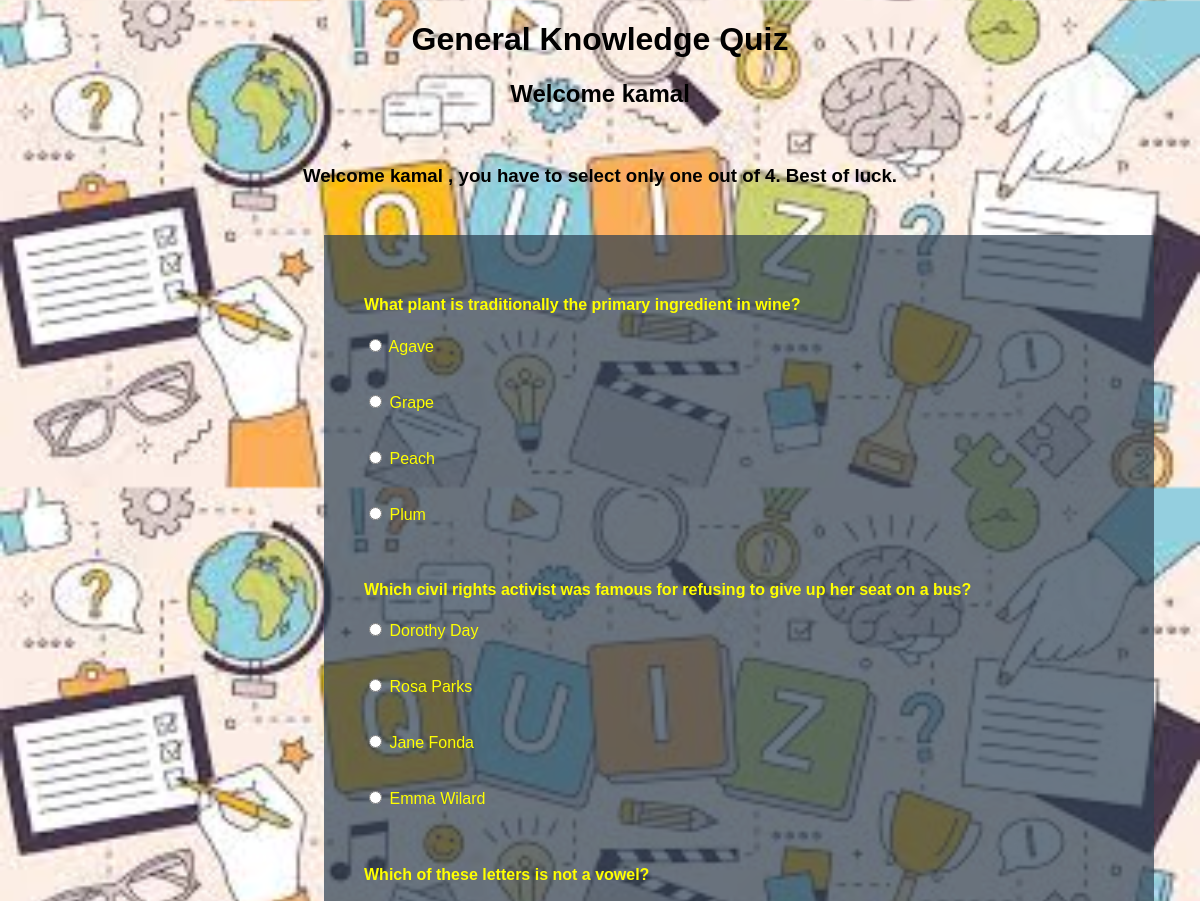
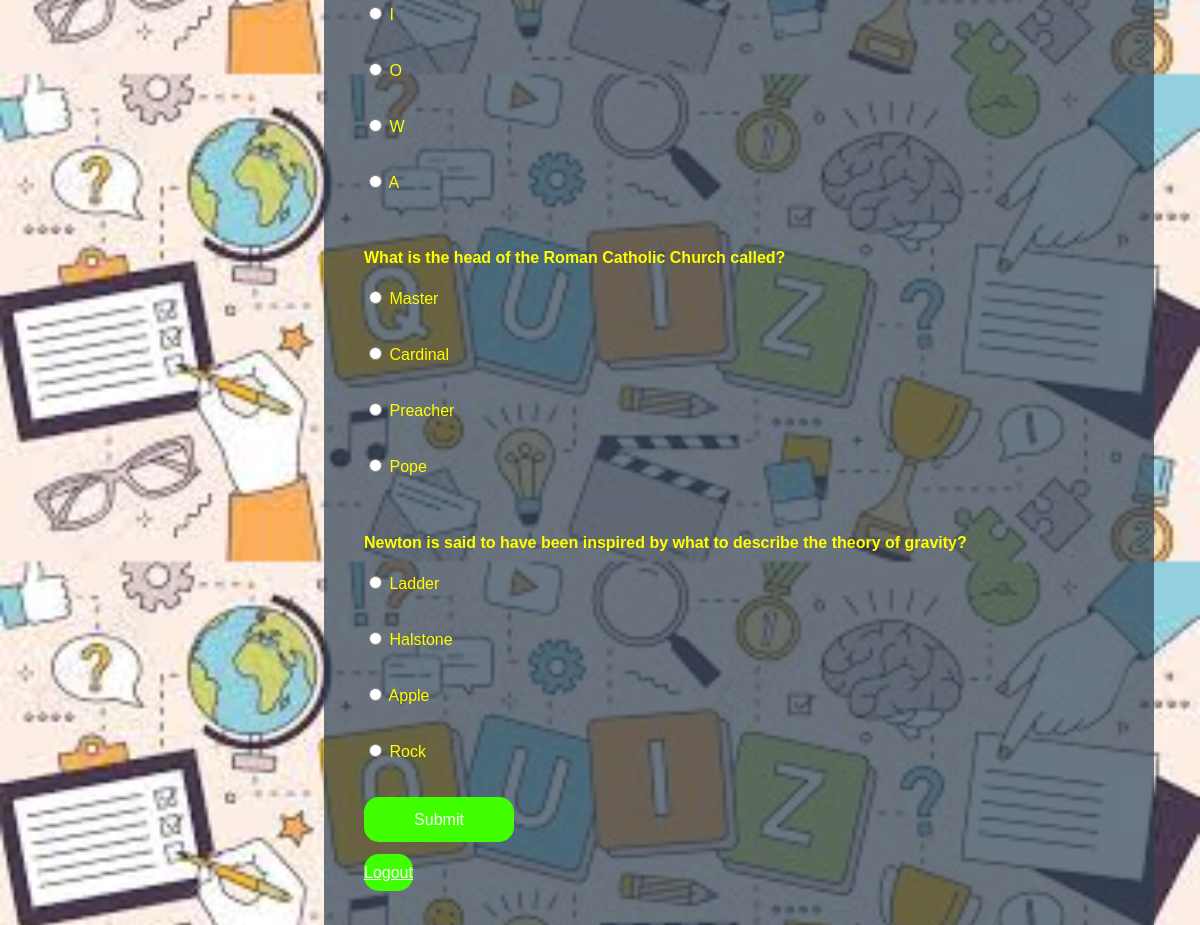
The page /home.php (signed in) on the database its author committed (2 pictures, top to bottom).
### tables this page shows
CREATE TABLE `questions` (
  `qid` int(250) NOT NULL,
  `question` varchar(250) NOT NULL,
  `ans_id` int(250) NOT NULL
);

CREATE TABLE `answers` (
  `aid` int(250) NOT NULL,
  `answer` varchar(250) NOT NULL,
  `ans_id` int(250) NOT NULL
);

### home.php (the view, shortened to what this page needs)
<?php
$con=mysqli_connect('localhost','root');
mysqli_select_db($con,'quizdbase');
?>
<!DOCTYPE html>
<html>
<head>
	<link rel="stylesheet" type="text/css" href="style.css">
</head>
<body>
	<h1>General Knowledge Quiz</h1>
	<h2 class="text-center"> Welcome <?php  echo $_SESSION['username']; ?> </h2><br>
	<h3> Welcome <?php  echo $_SESSION['username']; ?> , you have to select only one out of 4. Best of luck.</h3>
<div class="forms">
<form action="check.php" method="post">
<?php
for($i=1 ; $i<6 ;$i++){
$q=" select * from questions where qid =$i";
$query=mysqli_query($con,$q);
	while ($rows = mysqli_fetch_array($query) )
	{
?>
<div class="card">
	<h4> <?php echo $rows['question']; ?></h4>
<?php
$q=" select * from answers where ans_id =$i";
$query=mysqli_query($con,$q);
	while ($rows = mysqli_fetch_array($query) )
	{
?>
<div class="card-body">
		<input type="radio" name="quizcheck[<?php echo $rows['ans_id']; ?>]" value="<?php echo $rows['aid']; ?>">
		<?php echo $rows['answer'] ;   ?>
</div><br><br>
<?php
}
}
}
?>
<input type="submit" name="submit" value="Submit" class="btn">
</form>
</div>
<br>
<a href="logout.php" class="btn">Logout</a>
</body>
</html>

### style.css (style rules this page uses)
body { font-family: Tahoma,Geneva,sans-serif; color: #ffff00; background-image: url(1.jpg); background-size: cover; }
.forms { background-size: cover; background: rgba(44,62,80,0.7); padding: 40px; width: 750px; margin: auto; margin-top: 30px; margin-left: 180px; position: absolute; left: 12%; }
h2 { text-align: center; color: black; }
h1 { text-align: center; color: black; }
h3 { text-align: center; color: black; }
.btn { border:none; width: 150px; font-size: 16px; line-height: 25px; padding: 10px 0; border-radius: 15px; cursor: pointer; color: #fff; background-color: #40ff00 ; }

### rows shown on the page
questions: question "What plant is traditionally the primary ingredient in wine?"
answers: answer "Agave"
answers: answer "Grape"
answers: answer "Peach"
answers: answer "Plum"
questions: question "Which civil rights activist was famous for refusing to give up her seat on a bus?"
answers: answer "Dorothy Day"
answers: answer "Rosa Parks"
answers: answer "Jane Fonda"
answers: answer "Emma Wilard"
questions: question "Which of these letters is not a vowel?"
answers: answer "I"
answers: answer "O"
answers: answer "W"
answers: answer "A"
questions: question "What is the head of the Roman Catholic Church called?"
answers: answer "Master"
answers: answer "Cardinal"
answers: answer "Preacher"
answers: answer "Pope"
questions: question "Newton is said to have been inspired by what to describe the theory of gravity?"
answers: answer "Ladder"
answers: answer "Halstone"
answers: answer "Apple"
answers: answer "Rock"

### other values the page prints
$_SESSION['username'] "kamal"
